Frame 1 (no input): blank canvas, image omitted
Frame 60 (the mouse pressed at the canvas centre just before this capture): blank canvas, image omitted
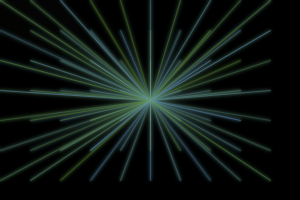
Frame 120 (the mouse held since frame 60 and released just before this capture)

The Processing sketch whose frames 1 and 60 were blank and that drew this single picture after the mouse press (run headless with seeded random() and noise(); from frame 60 on, the mouse is pressed at the canvas centre):

// Processing sketch: processing_43309
// ── processing_43309.pde

void setup(){
 size(300,200);
 background(0);
 smooth();
}

void draw(){
frameRate(100); 

filter(BLUR,1);


if(mousePressed){

  fill(0,30);
 noStroke();
 rect(0,0,width,height);

 
  
  noFill();
  for(int i=0; i<width; i+=30){
   for(int j=0;j<height;j+=30){
 
 noFill();

   stroke(mouseY,mouseX,random(255),random(50,120));


line(pmouseX,pmouseY,i,j);

//bezier(mouseX,mouseY,random(500),random(500),mouseX,mouseY,i,j) ;
 }


} 

}
}

                
                
